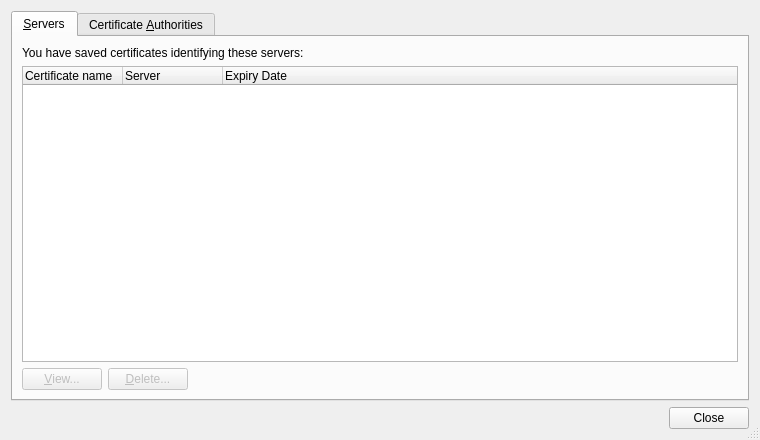
<?xml version="1.0" encoding="UTF-8"?>
<ui version="4.0">
 <class>SslCertificatesDialog</class>
 <widget class="QDialog" name="SslCertificatesDialog">
  <property name="geometry">
   <rect>
    <x>0</x>
    <y>0</y>
    <width>760</width>
    <height>440</height>
   </rect>
  </property>
  <property name="windowTitle">
   <string>SSL Certificate Manager</string>
  </property>
  <property name="sizeGripEnabled">
   <bool>true</bool>
  </property>
  <layout class="QVBoxLayout" name="verticalLayout">
   <item>
    <widget class="QTabWidget" name="tabWidget">
     <property name="currentIndex">
      <number>0</number>
     </property>
     <widget class="QWidget" name="serversTab">
      <attribute name="title">
       <string>&amp;Servers</string>
      </attribute>
      <layout class="QVBoxLayout" name="verticalLayout_2">
       <item>
        <widget class="QLabel" name="label">
         <property name="text">
          <string>You have saved certificates identifying these servers:</string>
         </property>
        </widget>
       </item>
       <item>
        <widget class="QTreeWidget" name="serversCertificatesTree">
         <column>
          <property name="text">
           <string>Certificate name</string>
          </property>
         </column>
         <column>
          <property name="text">
           <string>Server</string>
          </property>
         </column>
         <column>
          <property name="text">
           <string>Expiry Date</string>
          </property>
         </column>
        </widget>
       </item>
       <item>
        <layout class="QHBoxLayout" name="horizontalLayout">
         <item>
          <widget class="QPushButton" name="serversViewButton">
           <property name="enabled">
            <bool>false</bool>
           </property>
           <property name="toolTip">
            <string>Press to view the selected certificate</string>
           </property>
           <property name="text">
            <string>&amp;View...</string>
           </property>
          </widget>
         </item>
         <item>
          <widget class="QPushButton" name="serversDeleteButton">
           <property name="enabled">
            <bool>false</bool>
           </property>
           <property name="toolTip">
            <string>Press to delete the selected certificate</string>
           </property>
           <property name="text">
            <string>&amp;Delete...</string>
           </property>
          </widget>
         </item>
         <item>
          <spacer name="horizontalSpacer">
           <property name="orientation">
            <enum>Qt::Horizontal</enum>
           </property>
           <property name="sizeHint" stdset="0">
            <size>
             <width>40</width>
             <height>20</height>
            </size>
           </property>
          </spacer>
         </item>
        </layout>
       </item>
      </layout>
     </widget>
     <widget class="QWidget" name="caTab">
      <attribute name="title">
       <string>Certificate &amp;Authorities</string>
      </attribute>
     </widget>
    </widget>
   </item>
   <item>
    <widget class="QDialogButtonBox" name="buttonBox">
     <property name="orientation">
      <enum>Qt::Horizontal</enum>
     </property>
     <property name="standardButtons">
      <set>QDialogButtonBox::Close</set>
     </property>
    </widget>
   </item>
  </layout>
 </widget>
 <tabstops>
  <tabstop>tabWidget</tabstop>
  <tabstop>serversCertificatesTree</tabstop>
  <tabstop>serversViewButton</tabstop>
  <tabstop>serversDeleteButton</tabstop>
  <tabstop>buttonBox</tabstop>
 </tabstops>
 <resources/>
 <connections>
  <connection>
   <sender>buttonBox</sender>
   <signal>accepted()</signal>
   <receiver>SslCertificatesDialog</receiver>
   <slot>accept()</slot>
   <hints>
    <hint type="sourcelabel">
     <x>248</x>
     <y>254</y>
    </hint>
    <hint type="destinationlabel">
     <x>157</x>
     <y>274</y>
    </hint>
   </hints>
  </connection>
  <connection>
   <sender>buttonBox</sender>
   <signal>rejected()</signal>
   <receiver>SslCertificatesDialog</receiver>
   <slot>reject()</slot>
   <hints>
    <hint type="sourcelabel">
     <x>316</x>
     <y>260</y>
    </hint>
    <hint type="destinationlabel">
     <x>286</x>
     <y>274</y>
    </hint>
   </hints>
  </connection>
 </connections>
</ui>
